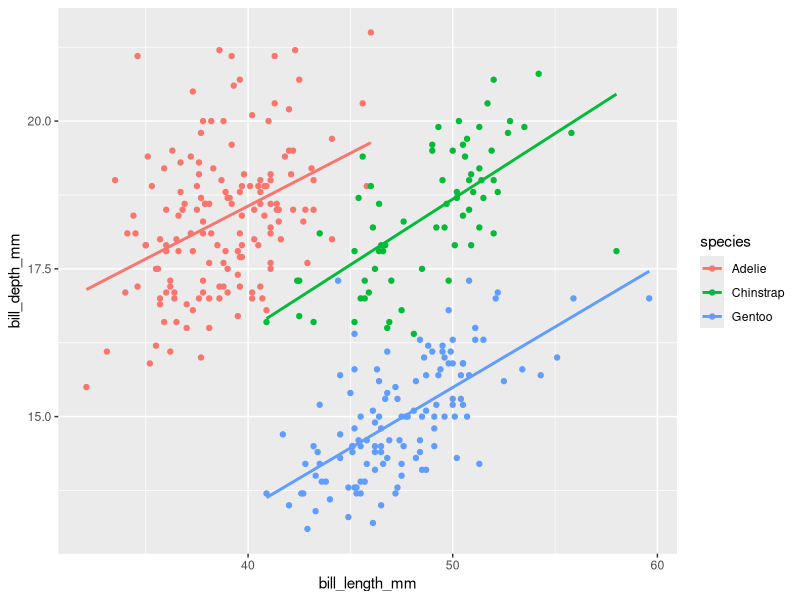

Recreate this plot in R.
## ---- chunk 1
library(tidyverse)
library(palmerpenguins)
## ---- chunk 2
print('I am a text.')
print("So am I.")
print("I am a 'quote' in a text.")
print('So am "I", but not so nice looking.')
## ---- chunk 3
penguins %>% 
  filter(species == 'Adelie') %>% 
  summarise(mean = mean(bill_length_mm, na.rm = TRUE))

# The same result, but not as tibble!
filtered_data <- filter(penguins, species == 'Adelie')
mean(filtered_data$bill_length_mm, na.rm = TRUE)
## ---- chunk 4
ggplot(data = penguins, aes(x = bill_length_mm, y = bill_depth_mm, col = species)) +
  geom_point() +
  geom_smooth(se = FALSE, method = lm)
